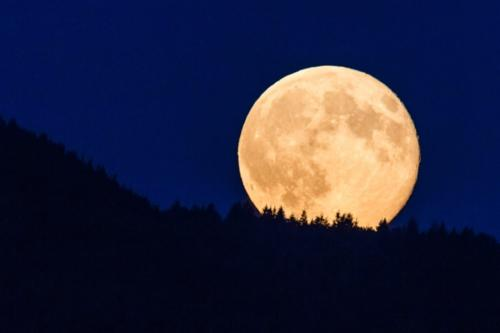
#> input picture images/before/moon.jpg, 500 x 333 px, found by its file name
$ python threshold.py
#> lines starting #> are read from the running program, lines starting #| are printed output that depends on the picture; after the words box and inside, x2 and y2 are one past the last pixel; in counts of white or black regions, pixels touching at a corner belong together
import cv2
import numpy as np

# 简单的mask获取方法

src = cv2.imread('moon.jpg')
#> src is the input picture: shape (333, 500, 3); mean B, G, R 63.4, 37.2, 36.1
cv2.imshow('src', src)
hsv = cv2.cvtColor(src, cv2.COLOR_BGR2HSV)
#> hsv: shape (333, 500, 3); mean H, S, V 100.8, 221.8, 79.1
mask = cv2.inRange(hsv, (11, 43, 46), (25, 255, 255))
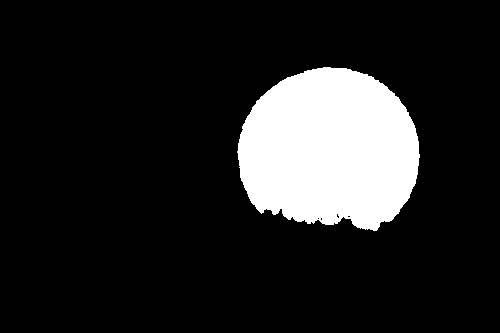
#> mask: shape (333, 500); 14% white; 1 white region, box (x1, y1, x2, y2) and area: (237, 67, 420, 231) 23334

# mask = cv2.bitwise_not(mask)
print(mask)
#> (printed output is left out)
cv2.imwrite('moon-mask.jpg', mask)
cv2.imshow('mask', mask)
cv2.waitKey(0)
